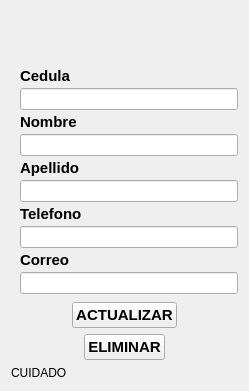
                  <widget class="QWidget" name="eliminarPagina">
                   <layout class="QGridLayout" name="gridLayout">
                    <item row="7" column="0">
                     <widget class="QLabel" name="label_22">
                      <property name="text">
                       <string>CUIDADO</string>
                      </property>
                     </widget>
                    </item>
                    <item row="0" column="0" alignment="Qt::AlignHCenter">
                     <widget class="QLabel" name="label_24">
                      <property name="sizePolicy">
                       <sizepolicy hsizetype="Fixed" vsizetype="Fixed">
                        <horstretch>50</horstretch>
                        <verstretch>50</verstretch>
                       </sizepolicy>
                      </property>
                      <property name="minimumSize">
                       <size>
                        <width>50</width>
                        <height>50</height>
                       </size>
                      </property>
                      <property name="text">
                       <string/>
                      </property>
                      <property name="pixmap">
                       <pixmap resource="../../../../Desktop/Proyecto Andres Bello/Aplicacion V2.1-AndresBello/Qss/icons/_icons.qrc">:/feather/icons/feather/trash-2.png</pixmap>
                      </property>
                      <property name="scaledContents">
                       <bool>true</bool>
                      </property>
                      <property name="wordWrap">
                       <bool>false</bool>
                      </property>
                     </widget>
                    </item>
                    <item row="1" column="0">
                     <widget class="QWidget" name="widget_3" native="true">
                      <property name="minimumSize">
                       <size>
                        <width>227</width>
                        <height>224</height>
                       </size>
                      </property>
                      <property name="maximumSize">
                       <size>
                        <width>227</width>
                        <height>16777215</height>
                       </size>
                      </property>
                      <layout class="QGridLayout" name="gridLayout_4">
                       <property name="leftMargin">
                        <number>0</number>
                       </property>
                       <property name="topMargin">
                        <number>0</number>
                       </property>
                       <property name="rightMargin">
                        <number>0</number>
                       </property>
                       <property name="bottomMargin">
                        <number>0</number>
                       </property>
                       <property name="spacing">
                        <number>0</number>
                       </property>
                       <item row="0" column="0">
                        <widget class="QFrame" name="frame_13">
                         <property name="frameShape">
                          <enum>QFrame::NoFrame</enum>
                         </property>
                         <layout class="QGridLayout" name="gridLayout_2" columnstretch="0">
                          <property name="leftMargin">
                           <number>9</number>
                          </property>
                          <property name="topMargin">
                           <number>0</number>
                          </property>
                          <property name="rightMargin">
                           <number>0</number>
                          </property>
                          <property name="bottomMargin">
                           <number>2</number>
                          </property>
                          <property name="horizontalSpacing">
                           <number>0</number>
                          </property>
                          <property name="verticalSpacing">
                           <number>3</number>
                          </property>
                          <item row="2" column="0">
                           <widget class="QLabel" name="label_28">
                            <property name="font">
                             <font>
                              <pointsize>11</pointsize>
                              <weight>75</weight>
                              <bold>true</bold>
                             </font>
                            </property>
                            <property name="text">
                             <string>Nombre</string>
                            </property>
                           </widget>
                          </item>
                          <item row="3" column="0">
                           <widget class="QLineEdit" name="nombreActualizar"/>
                          </item>
                          <item row="1" column="0">
                           <widget class="QLineEdit" name="cedulaEliminar">
                            <property name="minimumSize">
                             <size>
                              <width>0</width>
                              <height>0</height>
                             </size>
                            </property>
                            <property name="maximumSize">
                             <size>
                              <width>16777215</width>
                              <height>16777215</height>
                             </size>
                            </property>
                           </widget>
                          </item>
                          <item row="4" column="0">
                           <widget class="QLabel" name="label_29">
                            <property name="font">
                             <font>
                              <pointsize>11</pointsize>
                              <weight>75</weight>
                              <bold>true</bold>
                             </font>
                            </property>
                            <property name="text">
                             <string>Apellido</string>
                            </property>
                           </widget>
                          </item>
                          <item row="0" column="0">
                           <widget class="QLabel" name="label_27">
                            <property name="font">
                             <font>
                              <pointsize>11</pointsize>
                              <weight>75</weight>
                              <bold>true</bold>
                             </font>
                            </property>
                            <property name="text">
                             <string>Cedula</string>
                            </property>
                           </widget>
                          </item>
                          <item row="9" column="0">
                           <widget class="QLineEdit" name="correoActualizar"/>
                          </item>
                          <item row="7" column="0">
                           <widget class="QLineEdit" name="telefonoActualizar"/>
                          </item>
                          <item row="5" column="0">
                           <widget class="QLineEdit" name="apellidoActualizar"/>
                          </item>
                          <item row="6" column="0">
                           <widget class="QLabel" name="label_30">
                            <property name="font">
                             <font>
                              <pointsize>11</pointsize>
                              <weight>75</weight>
                              <bold>true</bold>
                             </font>
                            </property>
                            <property name="text">
                             <string>Telefono</string>
                            </property>
                           </widget>
                          </item>
                          <item row="8" column="0">
                           <widget class="QLabel" name="label_31">
                            <property name="font">
                             <font>
                              <pointsize>11</pointsize>
                              <weight>75</weight>
                              <bold>true</bold>
                             </font>
                            </property>
                            <property name="text">
                             <string>Correo</string>
                            </property>
                           </widget>
                          </item>
                         </layout>
                        </widget>
                       </item>
                      </layout>
                     </widget>
                    </item>
                    <item row="6" column="0" alignment="Qt::AlignHCenter">
                     <widget class="QPushButton" name="eliminarBoton">
                      <property name="minimumSize">
                       <size>
                        <width>0</width>
                        <height>10</height>
                       </size>
                      </property>
                      <property name="font">
                       <font>
                        <pointsize>11</pointsize>
                        <weight>75</weight>
                        <bold>true</bold>
                       </font>
                      </property>
                      <property name="text">
                       <string>ELIMINAR</string>
                      </property>
                      <property name="icon">
                       <iconset resource="../../../../Desktop/Proyecto Andres Bello/Aplicacion V2.1-AndresBello/Qss/icons/_icons.qrc">
                        <normaloff>:/feather/icons/feather/alert-triangle.png</normaloff>:/feather/icons/feather/alert-triangle.png</iconset>
                      </property>
                      <property name="iconSize">
                       <size>
                        <width>40</width>
                        <height>40</height>
                       </size>
                      </property>
                     </widget>
                    </item>
                    <item row="2" column="0" alignment="Qt::AlignHCenter">
                     <widget class="QPushButton" name="editarBoton">
                      <property name="minimumSize">
                       <size>
                        <width>0</width>
                        <height>10</height>
                       </size>
                      </property>
                      <property name="font">
                       <font>
                        <pointsize>11</pointsize>
                        <weight>75</weight>
                        <bold>true</bold>
                       </font>
                      </property>
                      <property name="text">
                       <string>ACTUALIZAR</string>
                      </property>
                      <property name="icon">
                       <iconset resource="../../../../Desktop/Proyecto Andres Bello/Aplicacion V2.1-AndresBello/Qss/icons/_icons.qrc">
                        <normaloff>:/feather/icons/feather/refresh-cw.png</normaloff>:/feather/icons/feather/refresh-cw.png</iconset>
                      </property>
                      <property name="iconSize">
                       <size>
                        <width>40</width>
                        <height>40</height>
                       </size>
                      </property>
                     </widget>
                    </item>
                   </layout>
                  </widget>
